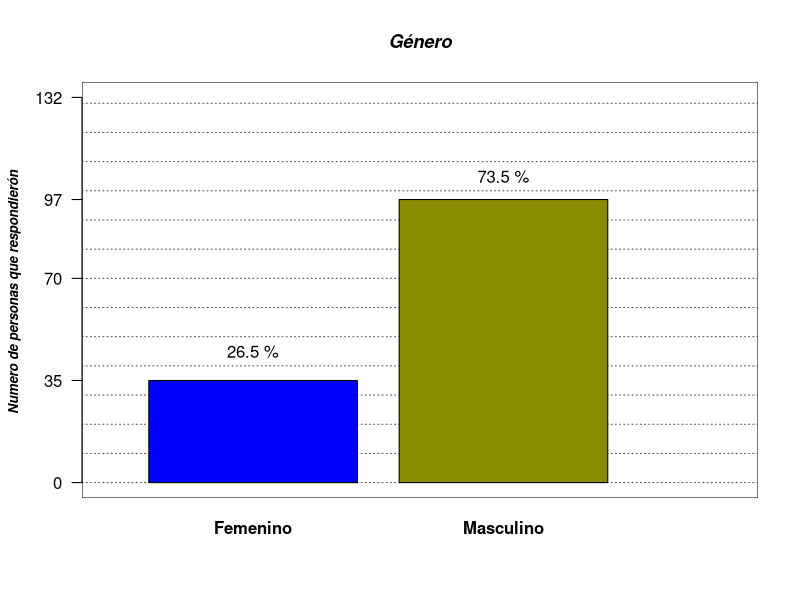
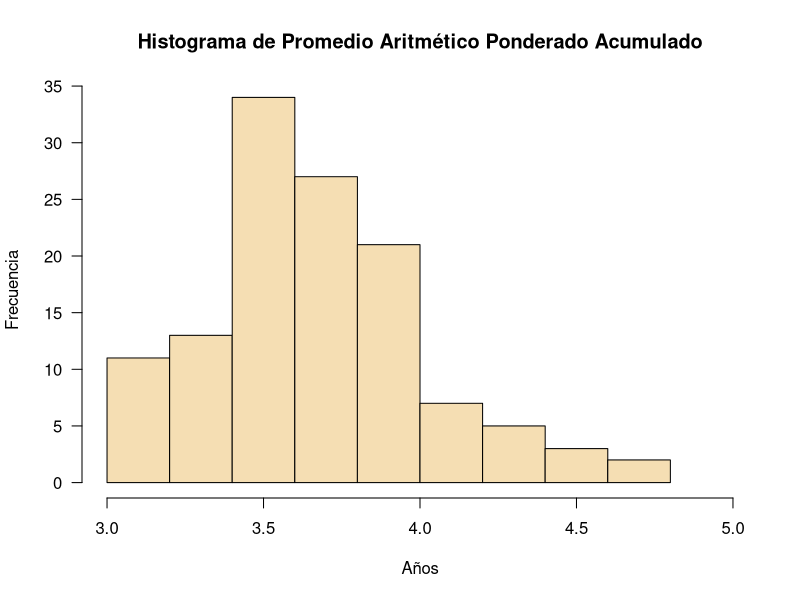
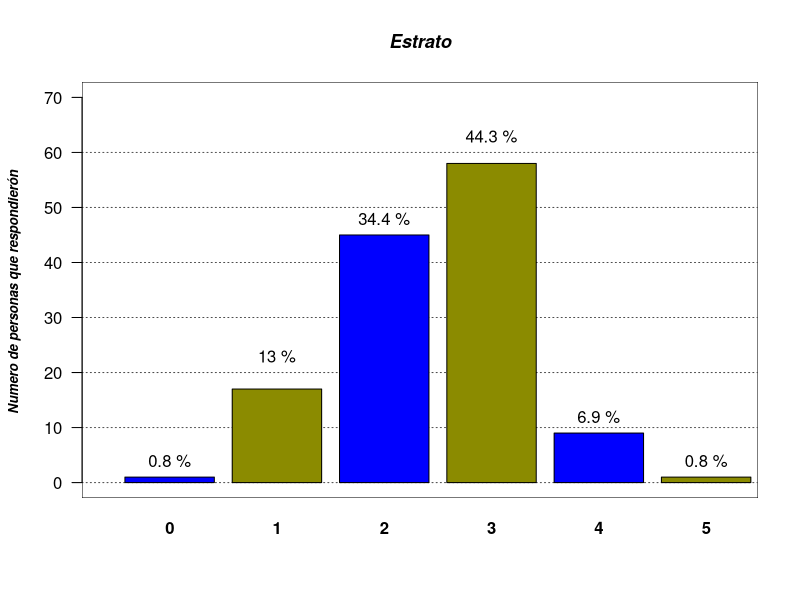
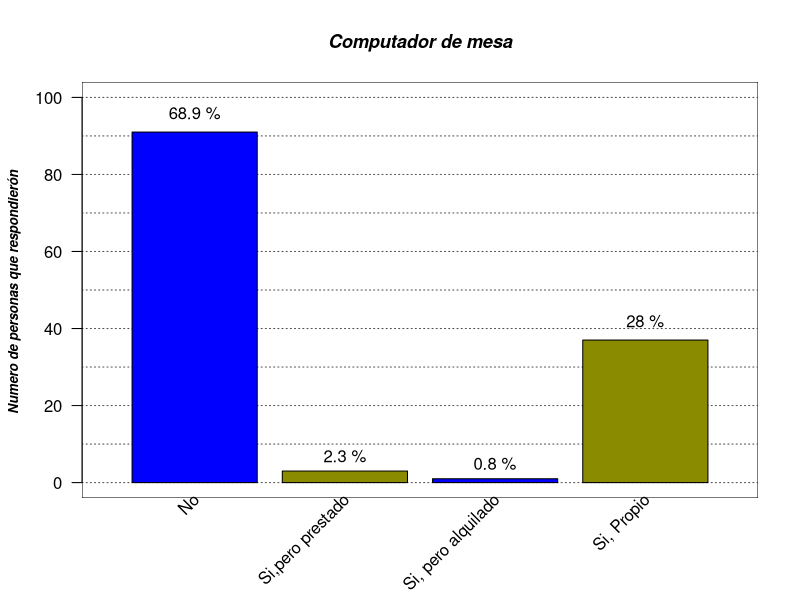
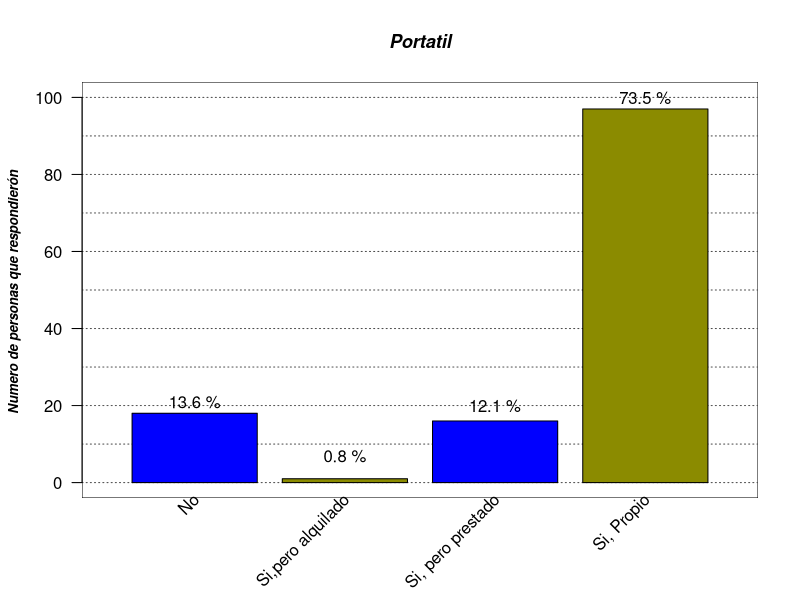

Recreate these plots in R, in order.
## ---- chunk 1
knitr::opts_chunk$set(echo = FALSE,
                      message = FALSE,
                      warning = FALSE)
## ---- chunk 2
encuesta <- read.csv2("Encuesta_habitos_dep.csv", 
                       encoding = "UTF-8",
                       dec = ".")
## ---- chunk 3
#grafica de variable genero

par(bg="white")
plot(seq(0,3, length.out = 132), seq(0,132, length.out = 132), type="n",
     main   = "Género",
     
     font.main = 4,
     font.lab  = 4,
     cex.main  = 1.1,
     cex.lab   = 0.8,
     cex.sub   = 0.8,
     axes      = FALSE,
     xlab      = " ",
     ylab      = "Numero de personas que respondierón ",
     
     )

rect(par("usr")[1],par("usr")[3],par("usr")[2],par("usr")[4],col="white")

abline(h   = seq(0,132,10), 
       col = rep("grey30",17), 
       lty = 3,
       
       )

#guardar los datos de la columna en una tabla
genero <- table(encuesta$genero)

#mostramos con barplot la tabla1
grafica_genero <- barplot(genero,
                col       = c("blue", "yellow4"),
                font.axis = 2,
                axes      = FALSE,
                add       = TRUE
                )
axis(2, at = c(0,35,70,97,132),las = 1)

text(grafica_genero,
     c(45,105),
     labels = paste(round((genero/sum(genero)*100),1),"%")
     )
## ---- chunk 4
papa <- as.numeric(encuesta$PAPA)

par(bg = "white")

hist(papa, main = "Histograma de Promedio Aritmético Ponderado Acumulado",
     xlab = "Años", ylab = "Frecuencia",
     border = "black",
     col = "wheat",
     las =1,
     xlim = c(3,5))
## ---- chunk 5


par(bg="white")
plot(seq(0,10, length.out = 60), seq(0,6, length.out = 60), type="n",
     main   = "Estrato",
     
     font.main = 4,
     font.lab  = 4,
     cex.main  = 1.1,
     cex.lab   = 0.8,
     cex.sub   = 0.8,
     axes      = FALSE,
     xlab      = " ",
     ylab      = "Numero de personas que respondierón ",
     xlim = c(0,7),
     ylim = c(0,70)
     )

rect(par("usr")[1],par("usr")[3],par("usr")[2],par("usr")[4],col="white")

abline(h   = seq(0,60,10), 
       col = rep("grey30",17), 
       lty = 3,
       
       )

#guardar los datos de la columna en una tabla
estrato <- table(encuesta$estrato)

#mostramos con barplot la tabla1
Barras_estrato <- barplot(estrato,
                col       = c("blue", "yellow4"),
                font.axis = 2,
                axes      = FALSE,
                add       = TRUE,
                xlim = c(0,5)
                )
axis(2, at = c(),las = 1)

text(Barras_estrato,
     c(4,23,48,63,12),
     labels = paste(round((estrato/sum(estrato)*100),1),"%")
     )

## ---- chunk 6
par(bg="white")
plot(seq(0,10, length.out = 60), seq(0,6, length.out = 60), type="n",
     main   = "Computador de mesa",
     
     font.main = 4,
     font.lab  = 4,
     cex.main  = 1.1,
     cex.lab   = 0.8,
     cex.sub   = 0.8,
     axes      = FALSE,
     xlab      = " ",
     ylab      = "Numero de personas que respondierón ",
     xlim = c(0,5),
     ylim = c(0,100)
     )

rect(par("usr")[1],par("usr")[3],par("usr")[2],par("usr")[4],col="white")

abline(h   = seq(0,100,10), 
       col = rep("grey30",17), 
       lty = 3,
       
       )

#guardar los datos de la columna en una tabla
computador_Mesa <- table(encuesta$computador_mesa)

#mostramos con barplot la tabla1
Barras_computador <- barplot(computador_Mesa,
                col       = c("blue", "yellow4"),
                font.axis = 2,
                axes      = FALSE,
                add       = TRUE,
                xlim = c(0,5),
                names.arg = ""
                )
axis(2, at = c(),las = 1)

text(Barras_estrato,
     c(96,7,5,42),
     labels = paste(round((computador_Mesa/sum(computador_Mesa)*100),1),"%")
     )

text(Barras_computador+0.1,
     par("usr")[3],0.4,
     labels = c("No","Si,pero prestado","Si, pero alquilado","Si, Propio"),
     srt = 45,
     pos = 2,
     xpd = TRUE)
## ---- chunk 7
#Grafica variable portatil

par(bg = "white")
plot(seq(0,10, length.out = 60), seq(0,6, length.out = 60), type="n",
     main   = "Portatil",
     
     font.main = 4,
     font.lab  = 4,
     cex.main  = 1.1,
     cex.lab   = 0.8,
     cex.sub   = 0.8,
     axes      = FALSE,
     xlab      = " ",
     ylab      = "Numero de personas que respondierón ",
     xlim = c(0,5),
     ylim = c(0,100)
     )

rect(par("usr")[1],par("usr")[3],par("usr")[2],par("usr")[4],col="white")

abline(h   = seq(0,100,10), 
       col = rep("grey30",17), 
       lty = 3,
       
       )


Portatil <- table(encuesta$portatil)

Barras_Portatil <- barplot(Portatil,
                           col       = c("blue", "yellow4"),
                font.axis = 2,
                axes      = FALSE,
                add       = TRUE,
                xlim = c(0,5),
                names.arg = ""
                )
axis(2, at = c(),las = 1)

text(Barras_estrato,
     c(21,7,20,100),
     labels = paste(round((Portatil/sum(Portatil)*100),1),"%")
     )

text(Barras_computador+0.1,
     par("usr")[3],0.4,
     labels = c("No","Si,pero alquilado","Si, pero prestado","Si, Propio"),
     srt = 45,
     pos = 2,
     xpd = TRUE)
